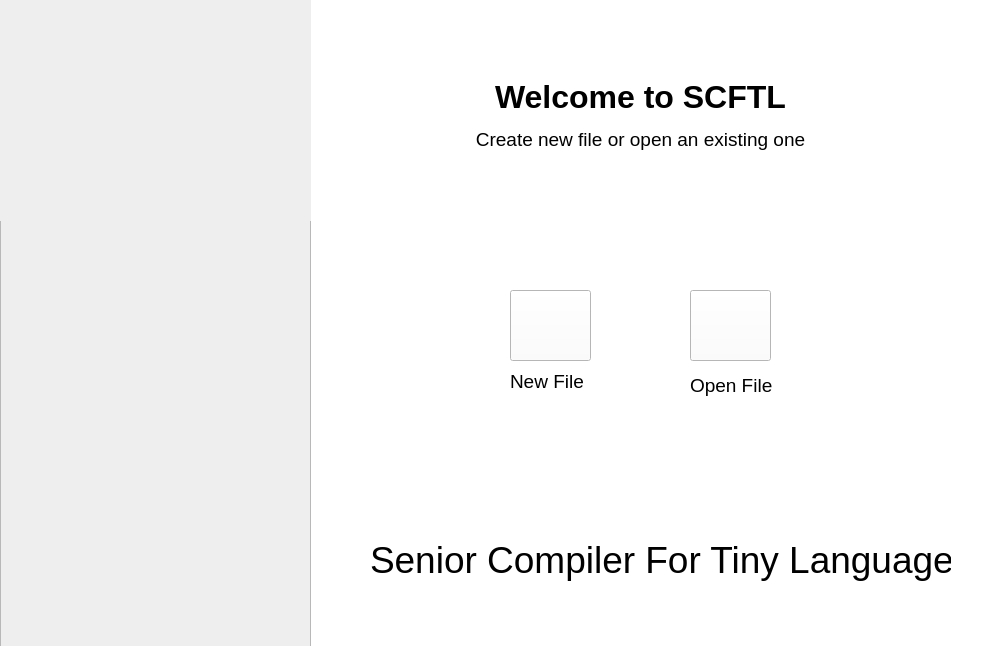
<?xml version="1.0" encoding="UTF-8"?>
<ui version="4.0">
 <class>MainWindow</class>
 <widget class="QMainWindow" name="MainWindow">
  <property name="geometry">
   <rect>
    <x>0</x>
    <y>0</y>
    <width>994</width>
    <height>646</height>
   </rect>
  </property>
  <property name="windowTitle">
   <string>MainWindow</string>
  </property>
  <property name="autoFillBackground">
   <bool>false</bool>
  </property>
  <property name="styleSheet">
   <string notr="true">background-color: rgb(255, 255, 255);
</string>
  </property>
  <property name="animated">
   <bool>true</bool>
  </property>
  <widget class="QWidget" name="centralwidget">
   <widget class="QFrame" name="frame_2">
    <property name="geometry">
     <rect>
      <x>0</x>
      <y>0</y>
      <width>311</width>
      <height>651</height>
     </rect>
    </property>
    <property name="styleSheet">
     <string notr="true">background-color: rgb(238, 238, 238);</string>
    </property>
    <property name="frameShape">
     <enum>QFrame::StyledPanel</enum>
    </property>
    <property name="frameShadow">
     <enum>QFrame::Raised</enum>
    </property>
    <widget class="QLabel" name="label">
     <property name="geometry">
      <rect>
       <x>-40</x>
       <y>-130</y>
       <width>351</width>
       <height>351</height>
      </rect>
     </property>
     <property name="text">
      <string>&lt;html&gt;&lt;head/&gt;&lt;body&gt;&lt;p&gt;&lt;img src=&quot;:/Resources/Resources/SCFTL-logos/SCFTL-logos_transparent_1_400x400.png&quot;/&gt;&lt;/p&gt;&lt;/body&gt;&lt;/html&gt;</string>
     </property>
    </widget>
    <widget class="QLabel" name="label_2">
     <property name="geometry">
      <rect>
       <x>40</x>
       <y>480</y>
       <width>101</width>
       <height>121</height>
      </rect>
     </property>
     <property name="text">
      <string>&lt;html&gt;&lt;head/&gt;&lt;body&gt;&lt;p&gt;&lt;img src=&quot;:/Resources/Resources/ASU_50.png&quot;/&gt;&lt;/p&gt;&lt;/body&gt;&lt;/html&gt;</string>
     </property>
    </widget>
   </widget>
   <widget class="QPushButton" name="NewFolder">
    <property name="geometry">
     <rect>
      <x>510</x>
      <y>290</y>
      <width>81</width>
      <height>71</height>
     </rect>
    </property>
    <property name="styleSheet">
     <string notr="true">
image: url(:/Resources/Resources/new.png);



</string>
    </property>
    <property name="text">
     <string/>
    </property>
    <property name="autoDefault">
     <bool>true</bool>
    </property>
    <property name="default">
     <bool>false</bool>
    </property>
    <property name="flat">
     <bool>false</bool>
    </property>
   </widget>
   <widget class="QLabel" name="label_5">
    <property name="geometry">
     <rect>
      <x>510</x>
      <y>370</y>
      <width>91</width>
      <height>21</height>
     </rect>
    </property>
    <property name="text">
     <string>&lt;html&gt;&lt;head/&gt;&lt;body&gt;&lt;p&gt;&lt;span style=&quot; font-size:14pt;&quot;&gt;New File&lt;/span&gt;&lt;/p&gt;&lt;/body&gt;&lt;/html&gt;</string>
    </property>
   </widget>
   <widget class="QPushButton" name="OpenFolder">
    <property name="geometry">
     <rect>
      <x>690</x>
      <y>290</y>
      <width>81</width>
      <height>71</height>
     </rect>
    </property>
    <property name="focusPolicy">
     <enum>Qt::TabFocus</enum>
    </property>
    <property name="styleSheet">
     <string notr="true">image: url(:/Resources/Resources/SCFTL-logos/file-open-2_30x30.png);
</string>
    </property>
    <property name="text">
     <string/>
    </property>
    <property name="checkable">
     <bool>false</bool>
    </property>
    <property name="autoDefault">
     <bool>true</bool>
    </property>
   </widget>
   <widget class="QLabel" name="label_6">
    <property name="geometry">
     <rect>
      <x>690</x>
      <y>370</y>
      <width>91</width>
      <height>31</height>
     </rect>
    </property>
    <property name="text">
     <string>&lt;html&gt;&lt;head/&gt;&lt;body&gt;&lt;p&gt;&lt;span style=&quot; font-size:14pt;&quot;&gt;Open File&lt;/span&gt;&lt;/p&gt;&lt;/body&gt;&lt;/html&gt;</string>
    </property>
   </widget>
   <widget class="QLabel" name="label_3">
    <property name="geometry">
     <rect>
      <x>370</x>
      <y>530</y>
      <width>581</width>
      <height>61</height>
     </rect>
    </property>
    <property name="text">
     <string>&lt;html&gt;&lt;head/&gt;&lt;body&gt;&lt;p&gt;&lt;span style=&quot; font-size:28pt;&quot;&gt;Senior Compiler For Tiny Language&lt;/span&gt;&lt;/p&gt;&lt;/body&gt;&lt;/html&gt;</string>
    </property>
   </widget>
   <widget class="QLabel" name="label_4">
    <property name="geometry">
     <rect>
      <x>350</x>
      <y>40</y>
      <width>581</width>
      <height>151</height>
     </rect>
    </property>
    <property name="text">
     <string>&lt;html&gt;&lt;head/&gt;&lt;body&gt;&lt;p align=&quot;center&quot;&gt;&lt;span style=&quot; font-size:24pt; font-weight:700;&quot;&gt;Welcome to SCFTL&lt;/span&gt;&lt;/p&gt;&lt;p align=&quot;center&quot;&gt;&lt;span style=&quot; font-size:14pt;&quot;&gt;Create new file or open an existing one&lt;/span&gt;&lt;/p&gt;&lt;/body&gt;&lt;/html&gt;</string>
    </property>
   </widget>
  </widget>
  <widget class="QMenuBar" name="menubar">
   <property name="geometry">
    <rect>
     <x>0</x>
     <y>0</y>
     <width>994</width>
     <height>22</height>
    </rect>
   </property>
  </widget>
 </widget>
 <resources/>
 <connections/>
</ui>
